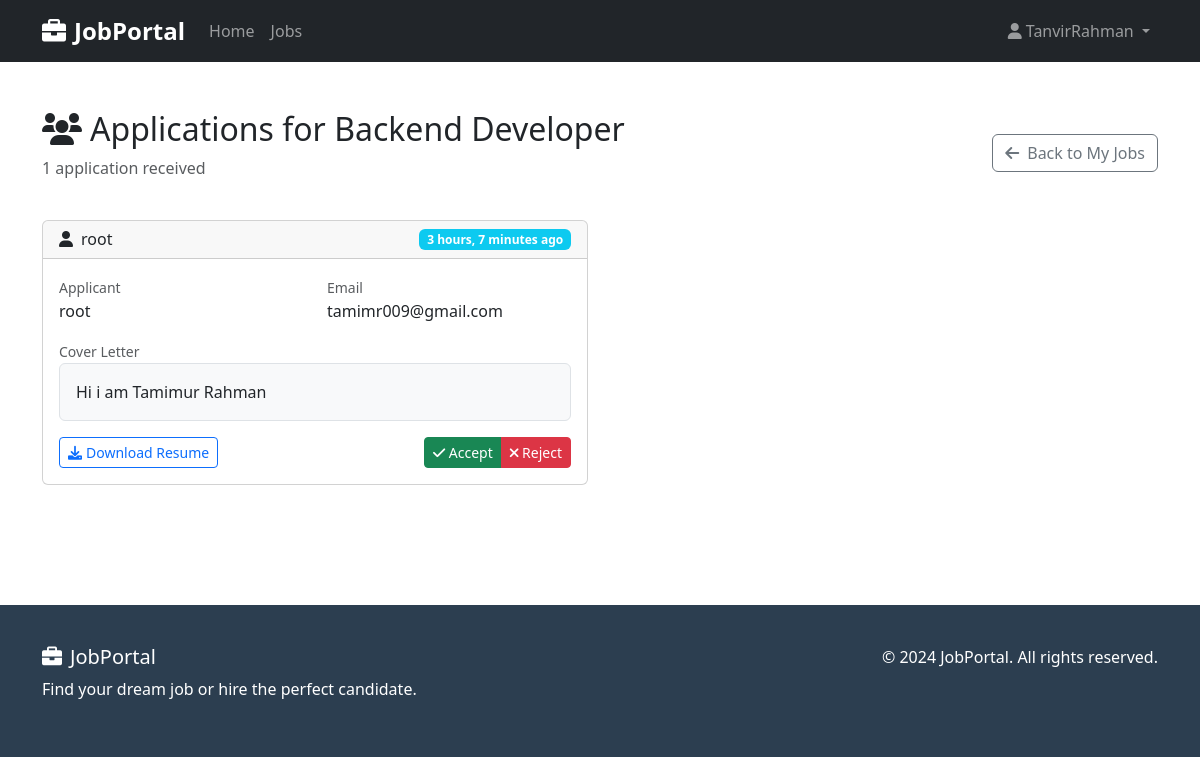
The app's page /jobs/1/applications/ (signed in) with its own data.
### jobs/models.py (models this page shows, shortened)
class Job(models.Model):
    title = models.CharField(max_length=200)
    company_name = models.CharField(max_length=200)
    location = models.CharField(max_length=200)
    description = models.TextField()
    posted_by = models.ForeignKey(User, on_delete=models.CASCADE, related_name='posted_jobs')
    created_at = models.DateTimeField(default=timezone.now)
    class Meta:
        ordering = ['-created_at']

class Application(models.Model):
    job = models.ForeignKey(Job, on_delete=models.CASCADE, related_name='applications')
    applicant = models.ForeignKey(User, on_delete=models.CASCADE, related_name='applications')
    resume = models.FileField(upload_to='resumes/')
    cover_letter = models.TextField()
    applied_at = models.DateTimeField(default=timezone.now)
    class Meta:
        ordering = ['-applied_at']
        unique_together = ['job', 'applicant']

### jobs/views.py (the view)
# urls.py: path('jobs/<int:job_id>/applications/', views.job_applications, name='job_applications'),
@login_required
def job_applications(request, job_id):
    job = get_object_or_404(Job, id=job_id)
    if job.posted_by != request.user:
        messages.error(request, 'You can only view applications for your own jobs.')
        return redirect('dashboard')
    applications = Application.objects.filter(job=job)
    return render(request, 'jobs/job_applications.html', {
        'job': job,
        'applications': applications
    })

### templates/jobs/job_applications.html (shortened to what this page needs)
{% extends 'base.html' %}
{% block content %}
<div class="container py-5">
    <div class="row mb-4">
        <div class="col-12">
            <div class="d-flex justify-content-between align-items-center">
                <div>
                    <h2>
                        <i class="fas fa-users me-2"></i>Applications for {{ job.title }}
                    </h2>
                    <p class="text-muted">{{ applications.count }} application{{ applications.count|pluralize }} received</p>
                </div>
                <a href="{% url 'my_jobs' %}" class="btn btn-outline-secondary">
                    <i class="fas fa-arrow-left me-2"></i>Back to My Jobs
                </a>
            </div>
        </div>
    </div>
    {% if applications %}
        <div class="row">
            {% for application in applications %}
                <div class="col-lg-6 mb-4">
                    <div class="card">
                        <div class="card-header d-flex justify-content-between align-items-center">
                            <h6 class="mb-0">
                                <i class="fas fa-user me-2"></i>{{ application.applicant.username }}
                            </h6>
                            <span class="badge bg-info">{{ application.applied_at|timesince }} ago</span>
                        </div>
                        <div class="card-body">
                            <div class="row mb-3">
                                <div class="col-md-6">
                                    <small class="text-muted">Applicant</small>
                                    <p class="mb-0">{{ application.applicant.get_full_name|default:application.applicant.username }}</p>
                                </div>
                                <div class="col-md-6">
                                    <small class="text-muted">Email</small>
                                    <p class="mb-0">{{ application.applicant.email }}</p>
                                </div>
                            </div>
                            <div class="mb-3">
                                <small class="text-muted">Cover Letter</small>
                                <div class="border rounded p-3 bg-light">
                                    {{ application.cover_letter|truncatewords:30 }}
                                </div>
                            </div>
                            <div class="d-flex justify-content-between align-items-center">
                                <div>
                                    {% if application.resume %}
                                        <a href="{{ application.resume.url }}" class="btn btn-sm btn-outline-primary" target="_blank">
                                            <i class="fas fa-download me-1"></i>Download Resume
                                        </a>
                                    {% endif %}
                                </div>
                                <div class="btn-group" role="group">
                                    <button class="btn btn-sm btn-success">
                                        <i class="fas fa-check"></i> Accept
                                    </button>
                                    <button class="btn btn-sm btn-danger">
                                        <i class="fas fa-times"></i> Reject
                                    </button>
                                </div>
                            </div>
                        </div>
                    </div>
                </div>
            {% endfor %}
        </div>
    {% else %}
        <div class="text-center py-5">
            <i class="fas fa-users fa-3x text-muted mb-3"></i>
            <h4 class="text-muted">No applications yet</h4>
            <p class="text-muted">Applications will appear here when candidates apply to this position.</p>
        </div>
    {% endif %}
</div>
{% endblock %}

### templates/base.html (shortened to what this page needs)
<!DOCTYPE html>
<html lang="en">
<head>
    <link href="https://cdn.jsdelivr.net/npm/bootstrap@5.3.0/dist/css/bootstrap.min.css" rel="stylesheet">
    <link href="https://cdnjs.cloudflare.com/ajax/libs/font-awesome/6.0.0/css/all.min.css" rel="stylesheet">
</head>
<body>
    <nav class="navbar navbar-expand-lg navbar-dark bg-dark">
        <div class="container">
            <a class="navbar-brand" href="{% url 'home' %}">
                <i class="fas fa-briefcase me-2"></i>JobPortal
            </a>
            <div class="collapse navbar-collapse" id="navbarNav">
                <ul class="navbar-nav me-auto">
                    <li class="nav-item">
                        <a class="nav-link" href="{% url 'home' %}">Home</a>
                    </li>
                    <li class="nav-item">
                        <a class="nav-link" href="{% url 'job_list' %}">Jobs</a>
                    </li>
                </ul>
                <ul class="navbar-nav">
                    {% if user.is_authenticated %}
                        <li class="nav-item dropdown">
                            <a class="nav-link dropdown-toggle" href="#" role="button" data-bs-toggle="dropdown">
                                <i class="fas fa-user me-1"></i>{{ user.username }}
                            </a>
                        </li>
                    {% endif %}
                </ul>
            </div>
        </div>
    </nav>
    <main>
        {% block content %}{% endblock %}
    </main>
    <footer class="footer mt-5">
        <div class="container">
            <div class="row">
                <div class="col-md-6">
                    <h5><i class="fas fa-briefcase me-2"></i>JobPortal</h5>
                    <p>Find your dream job or hire the perfect candidate.</p>
                </div>
                <div class="col-md-6 text-md-end">
                    <p>&copy; 2024 JobPortal. All rights reserved.</p>
                </div>
            </div>
        </div>
    </footer>
</body>
</html>

### templates/base.html (style rules this page uses)
.navbar-brand { font-weight: bold; font-size: 1.5rem; }
.footer { background: #2c3e50; color: white; padding: 40px 0; }

### records on screen
Job: title "Backend Developer"
Application: applicant.username "root", applied_at "3 hours, 7 minutes", applicant.get_full_name "root", applicant.email "tamimr009@gmail.com", cover_letter "Hi i am Tamimur Rahman"

### other values on screen
{{ user.username }} "TanvirRahman"
{{ applications.count }} "1"
